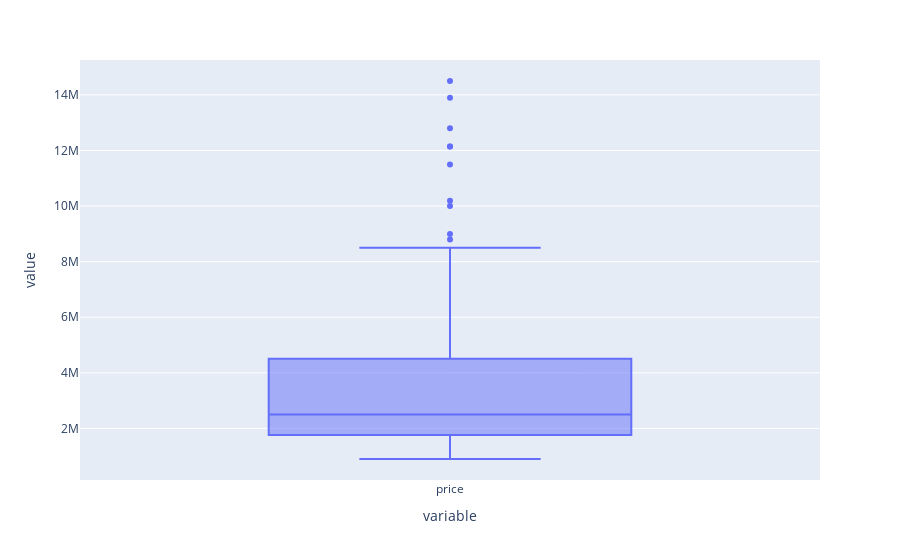

The notebook cell this image was saved under:
### Code cell
px.box(df3['price'])

### Figure 1 — Plotly figure (JSON) as saved in the notebook; plotly's stock layout.template omitted (floating-point values rounded to 4 significant figures; data arrays with more than 128 entries replaced by an {"elided": "..."} marker saying what was removed)
{"data": [{"alignmentgroup": "True", "hovertemplate": "variable=%{x}<br>value=%{y}<extra></extra>", "legendgroup": "", "marker": {"color": "#636efa"}, "name": "", "notched": false, "offsetgroup": "", "orientation": "v", "showlegend": false, "type": "box", "x": {"elided": "197 str values"}, "x0": " ", "xaxis": "x", "y": {"elided": "197 int values"}, "y0": " ", "yaxis": "y"}], "layout": {"boxmode": "group", "legend": {"tracegroupgap": 0}, "margin": {"t": 60}, "xaxis": {"anchor": "y", "domain": [0, 1], "title": {"text": "variable"}}, "yaxis": {"anchor": "x", "domain": [0, 1], "title": {"text": "value"}}}}
